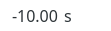
   <widget class="QWidget" name="G_widget_6" native="true">
    <property name="geometry">
     <rect>
      <x>60</x>
      <y>140</y>
      <width>111</width>
      <height>31</height>
     </rect>
    </property>
    <property name="styleSheet">
     <string notr="true">background-color:transparent;</string>
    </property>
    <widget class="QWidget" name="gridLayoutWidget_8">
     <property name="geometry">
      <rect>
       <x>10</x>
       <y>0</y>
       <width>101</width>
       <height>31</height>
      </rect>
     </property>
     <layout class="QGridLayout" name="gridLayout_10">
      <property name="sizeConstraint">
       <enum>QLayout::SetDefaultConstraint</enum>
      </property>
      <item row="0" column="1">
       <widget class="QLabel" name="G_label_10">
        <property name="font">
         <font>
          <family>HUN-din 1451</family>
          <pointsize>12</pointsize>
         </font>
        </property>
        <property name="styleSheet">
         <string notr="true">color:#2d3438; 
background-color:transparent;</string>
        </property>
        <property name="text">
         <string>s</string>
        </property>
       </widget>
      </item>
      <item row="0" column="0">
       <widget class="QLabel" name="G_display_10">
        <property name="font">
         <font>
          <family>HUN-din 1451</family>
          <pointsize>12</pointsize>
         </font>
        </property>
        <property name="styleSheet">
         <string notr="true">color:#2d3438; 
background-color:transparent;</string>
        </property>
        <property name="text">
         <string>-10.00</string>
        </property>
        <property name="alignment">
         <set>Qt::AlignRight|Qt::AlignTrailing|Qt::AlignVCenter</set>
        </property>
       </widget>
      </item>
     </layout>
    </widget>
   </widget>
